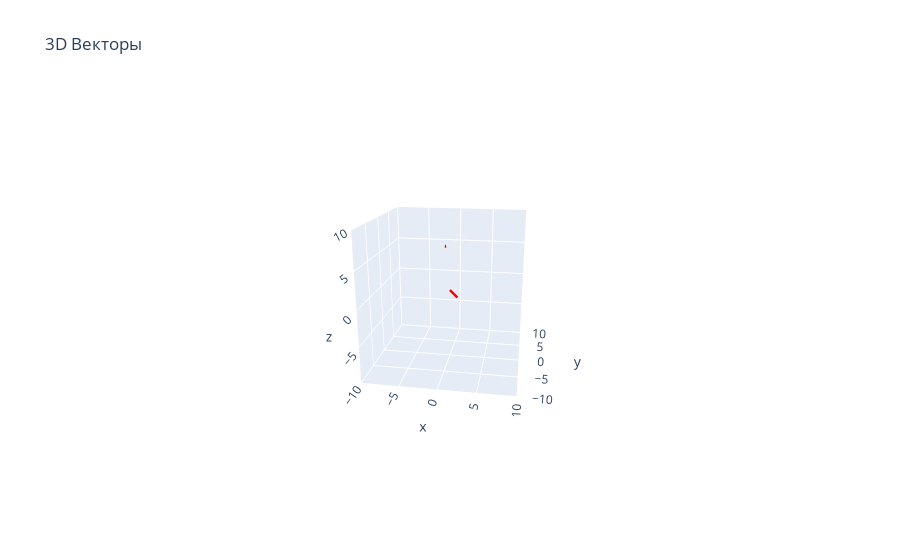

The notebook cell saved with this chart:
### Markdown cell above
# Task_5

Дано векторное выражение:

$$\overrightarrow{c} = 2\overrightarrow{a} + 3\overrightarrow{b}$$

Все вектора даны в координатах. Найдите координаты вектора $\overrightarrow{a}$, если известны остальные.

### Code cell
b = np.array([1, -4, 2])
c = np.array([3, 2, -1])

a = (c - 3 * b)/2
plot_vectors(np.array([a]))

### Figure 1 — Plotly figure (JSON) as saved in the notebook; plotly's stock layout.template omitted (floating-point values rounded to 4 significant figures)
{"data": [{"line": {"color": "red", "width": 5}, "mode": "lines", "type": "scatter3d", "x": [0, 7], "y": [0, 0], "z": [0, -3.5]}, {"colorscale": [[0, "red"], [1, "red"]], "showscale": false, "sizemode": "absolute", "sizeref": 0.5, "type": "cone", "u": [-3.5], "v": [0], "w": [7], "x": [-3.5], "y": [0], "z": [7]}], "layout": {"scene": {"camera": {"eye": {"x": 3, "y": 0.5, "z": 1}}, "xaxis": {"range": [10, -10], "title": {"text": "y"}}, "yaxis": {"range": [-10, 10], "title": {"text": "x"}}, "zaxis": {"range": [-10, 10], "title": {"text": "z"}}}, "title": {"text": "3D Векторы"}}}
